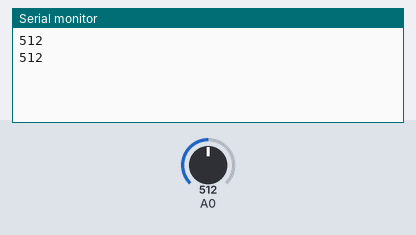
Simulated run of this sketch. Board: Arduino Uno, built with avr-gcc and run on an emulated ATmega328P. Shown: the last lines printed to the serial monitor. The test bench sets the inputs (shaded band); at power-on: A0 = 512.

Above: at 4.8 s.
4.9 s: A0 set to 716
At 7.3 s:
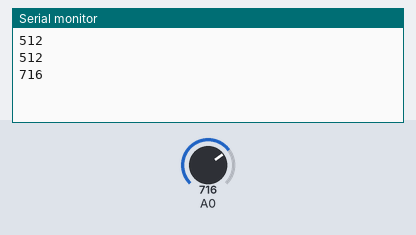
7.9 s: A0 set to 900
At 8.8 s:
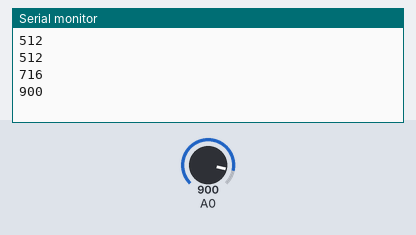
Timing chart, 0 to 10.9 s (numbered marks = the images above; inputs shaded):
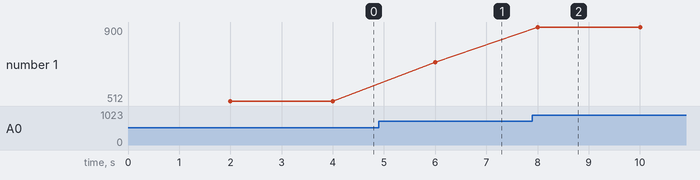

The sketch:

script.ino
```cpp
void setup() {
  Serial.begin(9600);

}

int contador = 0;
void loop() {
  contador ++;
  delay(2000);
  Serial.println(analogRead(A0));
}
```

Measured:
- after the input at 4.9 s, the serial monitor: prints a new line after 1.1 s (image 1)
- after the input at 7.9 s, the serial monitor: prints a new line after 0.10 s (image 2)
- plotted number 1: 512 → 716 after the input at 4.9 s, 716 → 900 after the input at 7.9 s
